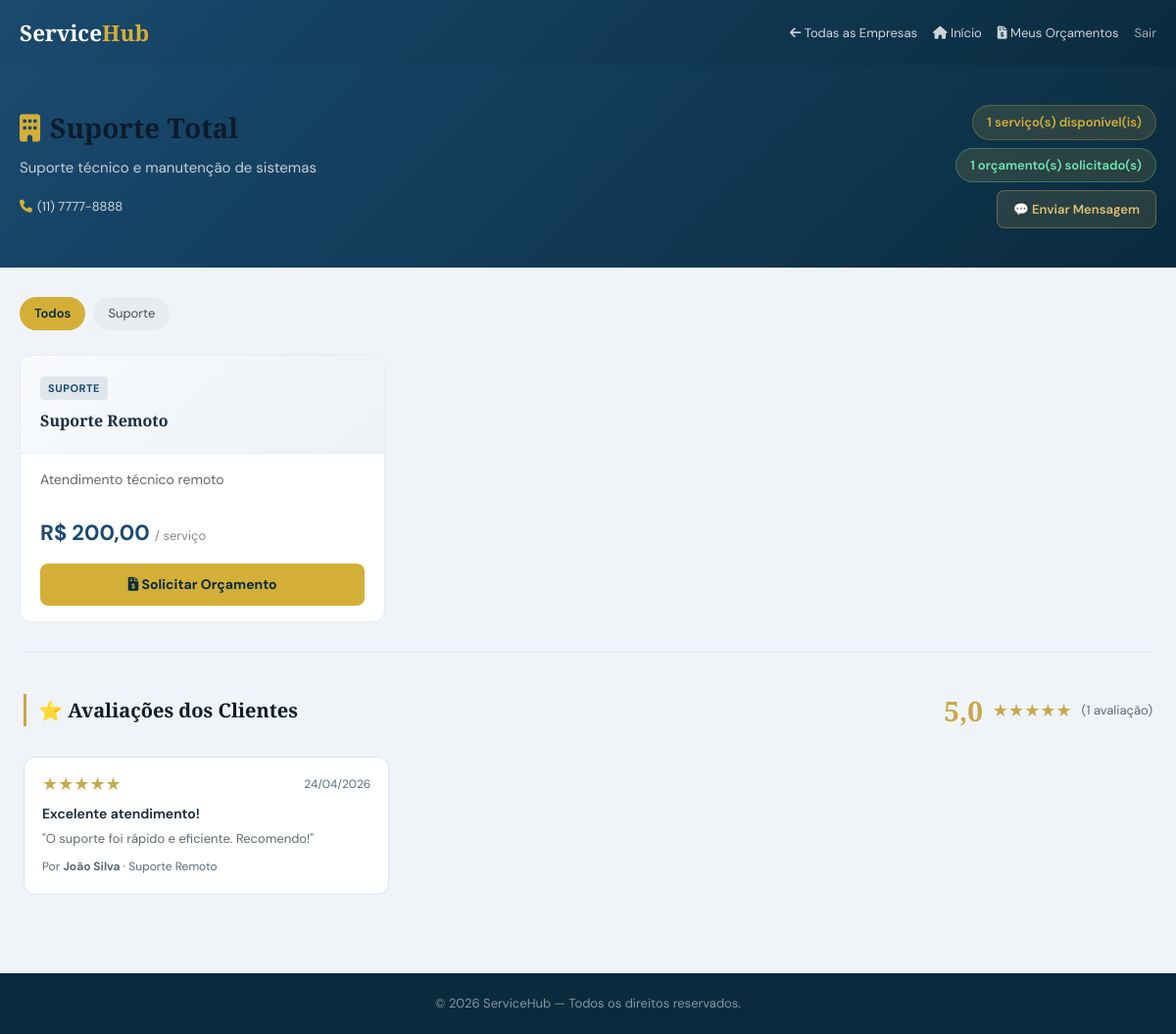
The app's page /clientes/empresa.php?id=3 (signed in) with its own data.
### tables this page shows
CREATE TABLE empresas (
    id INT AUTO_INCREMENT PRIMARY KEY,
    nome_empresa VARCHAR(100) NOT NULL,
    email VARCHAR(100) NOT NULL UNIQUE,
    senha VARCHAR(255) NOT NULL,
    cnpj VARCHAR(20) UNIQUE,
    telefone VARCHAR(20),
    endereco TEXT,
    descricao TEXT,
    logo VARCHAR(255),
    site VARCHAR(100),
    status TINYINT DEFAULT 1 COMMENT '1=Ativa, 0=Inativa',
    created_at TIMESTAMP DEFAULT CURRENT_TIMESTAMP,
    updated_at TIMESTAMP DEFAULT CURRENT_TIMESTAMP ON UPDATE CURRENT_TIMESTAMP
);

CREATE TABLE servicos (
    id INT AUTO_INCREMENT PRIMARY KEY,
    empresa_id INT,
    nome VARCHAR(100) NOT NULL,
    descricao TEXT,
    valor DECIMAL(10,2) NOT NULL,
    duracao_estimada INT COMMENT 'Duração em horas',
    categoria VARCHAR(50),
    status TINYINT DEFAULT 1 COMMENT '1=Ativo, 0=Inativo',
    created_at TIMESTAMP DEFAULT CURRENT_TIMESTAMP,
    updated_at TIMESTAMP DEFAULT CURRENT_TIMESTAMP ON UPDATE CURRENT_TIMESTAMP,
    FOREIGN KEY (empresa_id) REFERENCES empresas(id) ON DELETE CASCADE
);

CREATE TABLE avaliacoes (
    id            INT AUTO_INCREMENT PRIMARY KEY,
    orcamento_id  INT NOT NULL,
    cliente_id    INT NOT NULL,
    empresa_id    INT NOT NULL,
    nota          TINYINT NOT NULL COMMENT '1 a 5 estrelas',
    titulo        VARCHAR(100),
    comentario    TEXT,
    resposta      TEXT    COMMENT 'Resposta da empresa',
    created_at    TIMESTAMP DEFAULT CURRENT_TIMESTAMP,
    updated_at    TIMESTAMP DEFAULT CURRENT_TIMESTAMP ON UPDATE CURRENT_TIMESTAMP,
    CONSTRAINT nota_range CHECK (nota BETWEEN 1 AND 5),
    FOREIGN KEY (orcamento_id) REFERENCES orcamentos(id)  ON DELETE CASCADE,
    FOREIGN KEY (cliente_id)   REFERENCES clientes(id)    ON DELETE CASCADE,
    FOREIGN KEY (empresa_id)   REFERENCES empresas(id)    ON DELETE CASCADE,
    UNIQUE KEY uq_avaliacao_orcamento (orcamento_id)   
);

CREATE TABLE clientes (
    id INT AUTO_INCREMENT PRIMARY KEY,
    nome VARCHAR(100) NOT NULL,
    email VARCHAR(100) NOT NULL UNIQUE,
    senha VARCHAR(255) NOT NULL,
    telefone VARCHAR(20),
    endereco TEXT,
    cpf_cnpj VARCHAR(20),
    tipo ENUM('fisica','juridica') DEFAULT 'fisica',
    created_at TIMESTAMP DEFAULT CURRENT_TIMESTAMP,
    updated_at TIMESTAMP DEFAULT CURRENT_TIMESTAMP ON UPDATE CURRENT_TIMESTAMP
);

### clientes/empresa.php (the view, shortened to what this page needs)
<?php
require_once '../includes/config.php';
require_once '../includes/functions.php';
$empresa_id = (int)($_GET['id'] ?? 0);
$stmt = $pdo->prepare("SELECT * FROM empresas WHERE id = ? AND status = 1");
$stmt->execute([$empresa_id]);
$empresa = $stmt->fetch();
$catFiltro = trim($_GET['categoria'] ?? '');
$sqlSvc = "SELECT * FROM servicos WHERE empresa_id = ? AND status = 1";
$paramsSvc = [$empresa_id];
$sqlSvc .= " ORDER BY nome";
$stmtSvc = $pdo->prepare($sqlSvc);
$stmtSvc->execute($paramsSvc);
$servicos = $stmtSvc->fetchAll();
$categorias = $pdo->prepare(
    "SELECT DISTINCT categoria FROM servicos WHERE empresa_id = ? AND categoria IS NOT NULL AND categoria != '' AND status = 1 ORDER BY categoria"
);
$categorias->execute([$empresa_id]);
$categorias = $categorias->fetchAll(PDO::FETCH_COLUMN);
$cid = $_SESSION['cliente_id'];
$orcEmpresaStmt = $pdo->prepare("SELECT COUNT(*) FROM orcamentos WHERE cliente_id = ? AND empresa_id = ?");
$orcEmpresaStmt->execute([$cid, $empresa_id]);
$totalOrcEmpresa = $orcEmpresaStmt->fetchColumn();
$avalDados = mediaAvaliacoes($pdo, $empresa_id);
$avalStmt = $pdo->prepare("
    SELECT a.*, c.nome AS cliente_nome, s.nome AS servico_nome
    FROM avaliacoes a
    JOIN clientes c ON c.id = a.cliente_id
    JOIN orcamentos o ON o.id = a.orcamento_id
    LEFT JOIN servicos s ON s.id = o.servico_id
    WHERE a.empresa_id = ?
    ORDER BY a.created_at DESC LIMIT 6");
$avalStmt->execute([$empresa_id]);
$avaliacoes = $avalStmt->fetchAll();
?>
<!DOCTYPE html>
<html lang="pt-BR">
<head>
    <link rel="stylesheet" href="../css/estilo.css">
    <link rel="stylesheet" href="https://cdnjs.cloudflare.com/ajax/libs/font-awesome/6.0.0/css/all.min.css">
</head>
<body>
<nav class="navbar">
    <div class="inner">
        <h2 style="color:white; margin:0;">Service<span style="color:#d4af37;">Hub</span></h2>
        <div style="display:flex;gap:16px;align-items:center;flex-wrap:wrap;">
            <a href="empresas.php" style="color:rgba(255,255,255,.8);font-size:13px;">
                <i class="fas fa-arrow-left"></i> Todas as Empresas
            </a>
            <a href="../dashboard_cliente.php" style="color:rgba(255,255,255,.8);font-size:13px;">
                <i class="fas fa-home"></i> Início
            </a>
            <a href="../orcamentos/index.php" style="color:rgba(255,255,255,.8);font-size:13px;">
                <i class="fas fa-file-invoice-dollar"></i> Meus Orçamentos
            </a>
            <a href="../logout.php" style="color:rgba(255,255,255,.6);font-size:13px;">Sair</a>
        </div>
    </div>
</nav>
<div class="empresa-hero">
    <div class="inner">
        <div style="display:flex;justify-content:space-between;align-items:flex-start;flex-wrap:wrap;gap:16px;">
            <div>
                <h1><i class="fas fa-building" style="color:#d4af37;margin-right:10px;"></i><?= htmlspecialchars($empresa['nome_empresa']) ?></h1>
                <p><?= htmlspecialchars($empresa['descricao'] ?? 'Empresa especializada em serviços de qualidade.') ?></p>
                <div class="empresa-meta">
                    <?php if ($empresa['telefone']): ?><span><i class="fas fa-phone"></i><?= htmlspecialchars($empresa['telefone']) ?></span><?php endif; ?>
                </div>
            </div>
            <div style="display:flex;flex-direction:column;gap:8px;align-items:flex-end;">
                <span class="stat-pill"><?= count($servicos) ?> serviço(s) disponível(is)</span>
                <?php if ($totalOrcEmpresa > 0): ?>
                <span class="stat-pill" style="color:#6ee7b7;border-color:rgba(110,231,183,.3);">
                    <?= $totalOrcEmpresa ?> orçamento(s) solicitado(s)
                </span>
                <?php endif; ?>
                <a href="../chat/iniciar.php?empresa_id=<?=$empresa_id?>"
                   style="display:inline-flex;align-items:center;gap:6px;background:rgba(201,168,76,.15);border:1px solid rgba(201,168,76,.4);color:var(--gold-lt);border-radius:8px;padding:8px 16px;font-size:13px;font-weight:600;text-decoration:none;transition:all .2s;"
                   onmouseover="this.style.background='rgba(201,168,76,.3)'"
                   onmouseout="this.style.background='rgba(201,168,76,.15)'">
                  💬 Enviar Mensagem
                </a>
            </div>
        </div>
    </div>
</div>
<div class="main-content">
    <?php if (!empty($categorias)): ?>
    <div class="categorias-filtro">
        <a href="empresa.php?id=<?= $empresa_id ?>" class="categoria-btn <?= $catFiltro === '' ? 'active' : '' ?>">Todos</a>
        <?php foreach ($categorias as $cat): ?>
            <a href="empresa.php?id=<?= $empresa_id ?>&categoria=<?= urlencode($cat) ?>"
               class="categoria-btn <?= $catFiltro === $cat ? 'active' : '' ?>">
                <?= htmlspecialchars($cat) ?>
            </a>
        <?php endforeach; ?>
    </div>
    <?php endif; ?>
    <?php if (empty($servicos)): ?>
    <div class="empty-state">
        <i class="fas fa-briefcase" style="font-size:48px;display:block;margin-bottom:15px;color:#ccc;"></i>
        <h3>Nenhum serviço encontrado</h3>
        <p><?= $catFiltro ? 'Tente outra categoria.' : 'Esta empresa ainda não cadastrou serviços.' ?></p>
        <a href="empresas.php" style="color:#1a4a6f;">← Ver outras empresas</a>
    </div>
    <?php else: ?>
    <div class="servicos-grid">
        <?php foreach ($servicos as $s): ?>
        <div class="servico-card">
            <div class="servico-card-header">
                <?php if ($s['categoria']): ?>
                <span class="categoria-tag"><?= htmlspecialchars($s['categoria']) ?></span>
                <?php endif; ?>
                <h3><?= htmlspecialchars($s['nome']) ?></h3>
            </div>
            <div class="servico-card-body">
                <p class="servico-desc"><?= htmlspecialchars($s['descricao'] ?? 'Sem descrição disponível.') ?></p>
                <div class="servico-preco">
                    <?= formatMoney($s['valor']) ?>
                    <small>/ serviço</small>
                </div>
                <a href="../orcamentos/create.php?servico_id=<?= $s['id'] ?>&empresa_id=<?= $empresa_id ?>"
                   class="btn-solicitar">
                    <i class="fas fa-file-invoice-dollar"></i> Solicitar Orçamento
                </a>
            </div>
        </div>
        <?php endforeach; ?>
    </div>
    <?php endif; ?>
</div>
<div class="container" style="padding-top:0;">
  <div style="border-top:1px solid var(--border);padding-top:36px;margin-bottom:48px;">
    <div style="display:flex;align-items:center;justify-content:space-between;flex-wrap:wrap;gap:12px;margin-bottom:24px;">
      <h2 style="border-left:3px solid var(--gold);padding-left:12px;font-size:20px;">⭐ Avaliações dos Clientes</h2>
      <?php if ($avalDados['total'] > 0): ?>
        <div style="display:flex;align-items:center;gap:10px;">
          <span style="font-size:28px;font-weight:700;color:var(--gold);font-family:'Playfair Display',serif;"><?= number_format($avalDados['media'],1,',','') ?></span>
          <?= starRating($avalDados['media']) ?>
          <span style="font-size:13px;color:var(--text-muted);">(<?=$avalDados['total']?> avaliação<?= $avalDados['total']!=1?'ões':'' ?>)</span>
        </div>
      <?php endif; ?>
    </div>
    <?php if (empty($avaliacoes)): ?>
      <div style="text-align:center;padding:40px 20px;color:var(--text-muted);">
        <span style="font-size:40px;display:block;margin-bottom:10px;">💬</span>
        <p>Esta empresa ainda não possui avaliações.</p>
      </div>
    <?php else: ?>
      <div style="display:grid;grid-template-columns:repeat(auto-fill,minmax(300px,1fr));gap:16px;">
        <?php foreach ($avaliacoes as $av): ?>
        <div style="background:#fff;border:1px solid var(--border);border-radius:var(--radius);padding:18px;">
          <div style="display:flex;justify-content:space-between;align-items:flex-start;margin-bottom:8px;">
            <?= starRating($av['nota']) ?>
            <span style="font-size:12px;color:var(--text-muted);"><?= formatDate($av['created_at'],'d/m/Y') ?></span>
          </div>
          <?php if ($av['titulo']): ?>
            <div style="font-weight:600;font-size:14px;margin-bottom:4px;"><?= htmlspecialchars($av['titulo']) ?></div>
          <?php endif; ?>
          <?php if ($av['comentario']): ?>
            <p style="font-size:13px;color:var(--text-muted);line-height:1.6;margin-bottom:8px;">"<?= htmlspecialchars(mb_substr($av['comentario'],0,200)).(strlen($av['comentario'])>200?'…':'') ?>"</p>
          <?php endif; ?>
          <div style="font-size:12px;color:var(--text-muted);">
            Por <strong><?= htmlspecialchars($av['cliente_nome']) ?></strong>
            <?= $av['servico_nome'] ? '· '.$av['servico_nome'] : '' ?>
          </div>
        </div>
        <?php endforeach; ?>
      </div>
    <?php endif; ?>
  </div>
</div>
<footer style="background:#0a2b3e;color:rgba(255,255,255,.5);text-align:center;padding:20px;margin-top:0;font-size:13px;">
    © <?= date('Y') ?> ServiceHub — Todos os direitos reservados.
</footer>
</body>
</html>

### includes/functions.php (shortened to what this page needs)
<?php
function formatDate($date, $format = 'd/m/Y') {
    return (new DateTime($date))->format($format);
}
function formatMoney($value) {
    return 'R$ ' . number_format($value ?? 0, 2, ',', '.');
}
function starRating($nota, $small = false) {
    $size  = $small ? '14px' : '18px';
    $nota  = (float)$nota;
    $full  = (int)floor($nota);
    $half  = ($nota - $full) >= 0.4 ? 1 : 0;
    $empty = 5 - $full - $half;
    $html  = "<span class='stars' style='font-size:{$size};line-height:1;'>";
    $html .= str_repeat('<span style="color:#c9a84c;">★</span>', $full);
    $html .= str_repeat('<span style="color:#d0d8e0;">☆</span>', $empty);
    $html .= '</span>';
    return $html;
}
function mediaAvaliacoes($pdo, $empresa_id) {
    $stmt = $pdo->prepare("SELECT AVG(nota) AS media, COUNT(*) AS total FROM avaliacoes WHERE empresa_id = ?");
    $stmt->execute([$empresa_id]);
    return $stmt->fetch();
}

### css/estilo.css (style rules this page uses)
:root { --navy: #0d1b2a; --navy-mid: #132033; --navy-soft: #1a2d42; --gold: #c9a84c; --gold-lt: #e2c06e; --gold-dim: rgba(201,168,76,.15); --teal: #1e8a7a; --teal-lt: #26b09c; --red: #c0392b; --red-lt: #e74c3c; --green: #1a7a4a; --green-lt: #27ae60; --slate: #8fa3b8; --slate-lt: #b8ccd8; --surface: #ffffff; --bg: #f0f4f8; --border: #dde4ec; --text: #1a2533; --text-muted:#5a6a7a; --radius-sm: 6px; --radius: 12px; --radius-lg: 18px; --shadow-sm: 0 1px 4px rgba(13,27,42,.08); --shadow: 0 4px 20px rgba(13,27,42,.10); --shadow-lg: 0 12px 40px rgba(13,27,42,.14); --transition: .22s cubic-bezier(.4,0,.2,1); }
*, *::before, *::after { box-sizing: border-box; margin: 0; padding: 0; }
html { font-size: 15px; scroll-behavior: smooth; }
body { font-family: 'DM Sans', system-ui, sans-serif; background: var(--bg); color: var(--text); line-height: 1.65; -webkit-font-smoothing: antialiased; }
h1,h2,h3 { font-family: 'Playfair Display', Georgia, serif; color: var(--navy); }
a { color: var(--gold); text-decoration: none; transition: color var(--transition); }
.container { max-width: 1200px; margin: 0 auto; padding: 32px 24px; }

### clientes/empresa.php (style rules this page uses)
.navbar { background: linear-gradient(135deg, #1a4a6f 0%, #0a2b3e 100%); padding: 15px 0; position: sticky; top: 0; z-index: 100; }
.navbar .inner { max-width: 1280px; margin: 0 auto; padding: 0 20px; display: flex; justify-content: space-between; align-items: center; gap: 12px; flex-wrap: wrap; }
.empresa-hero { background: linear-gradient(135deg, #1a4a6f 0%, #0a2b3e 100%); color: white; padding: 40px 0; }
.empresa-hero .inner { max-width: 1280px; margin: 0 auto; padding: 0 20px; }
.empresa-hero h1 { font-size: 28px; margin-bottom: 6px; }
.empresa-hero p { color: rgba(255,255,255,.75); font-size: 15px; }
.empresa-meta { display: flex; flex-wrap: wrap; gap: 20px; margin-top: 16px; }
.empresa-meta span { font-size: 13px; color: rgba(255,255,255,.8); }
.empresa-meta i { color: #d4af37; margin-right: 5px; }
.stat-pill { background: rgba(212,175,55,.15); border: 1px solid rgba(212,175,55,.3); color: #d4af37; padding: 6px 14px; border-radius: 20px; font-size: 13px; font-weight: 600; }
.main-content { max-width: 1280px; margin: 0 auto; padding: 30px 20px; }
.categorias-filtro { display: flex; flex-wrap: wrap; gap: 8px; margin-bottom: 25px; }
.categoria-btn { padding: 6px 15px; background: #e9ecef; border-radius: 20px; text-decoration: none; color: #495057; font-size: 13px; transition: all 0.2s; }
.categoria-btn:hover, .categoria-btn.active { background: #d4af37; color: #0a2b3e; font-weight: 600; }
.servicos-grid { display: grid; grid-template-columns: repeat(auto-fill, minmax(280px, 1fr)); gap: 20px; }
.servico-card { background: white; border-radius: 12px; border: 1px solid #e9ecef; overflow: hidden; transition: all 0.3s; display: flex; flex-direction: column; }
.servico-card-header { background: linear-gradient(135deg, #f8fafc, #eef2f7); padding: 20px; border-bottom: 1px solid #e9ecef; }
.servico-card-header .categoria-tag { font-size: 11px; font-weight: 700; text-transform: uppercase; letter-spacing: 0.5px; color: #1a4a6f; background: rgba(26,74,111,.1); padding: 3px 8px; border-radius: 4px; display: inline-block; margin-bottom: 8px; }
.servico-card-header h3 { font-size: 16px; color: #1a2d42; margin: 0; }
.servico-card-body { padding: 16px 20px; flex: 1; display: flex; flex-direction: column; }
.servico-desc { color: #666; font-size: 14px; line-height: 1.5; flex: 1; margin-bottom: 14px; }
.servico-preco { font-size: 22px; font-weight: 700; color: #1a4a6f; margin: 12px 0; }
.servico-preco small { font-size: 13px; font-weight: 400; color: #888; }
.btn-solicitar { background: #d4af37; color: #0a2b3e; padding: 10px 16px; border-radius: 8px; text-decoration: none; text-align: center; font-weight: 700; font-size: 14px; transition: background 0.2s; display: block; }

### records on screen
empresas: nome_empresa "Suporte Total", descricao "Suporte técnico e manutenção de sistemas", telefone "(11) 7777-8888"
servicos: categoria "SUPORTE", nome "Suporte Remoto", descricao "Atendimento técnico remoto", valor "R$ 200,00"
avaliacoes: nota "★ ★ ★ ★ ★", created_at "24/04/2026", titulo "Excelente atendimento!", comentario "O suporte foi rápido e eficiente. Recomendo!", cliente.nome "João Silva", servicos.nome "Suporte Remoto"

### other values on screen
count($servicos) "1"
$totalOrcEmpresa "1"
$cat "Suporte"
$avalDados['media'] "5,0"
str_repeat('<span style="color:#c9a84c;">★</span>', $full) "★ ★ ★ ★ ★"
$avalDados['total'] "1"
